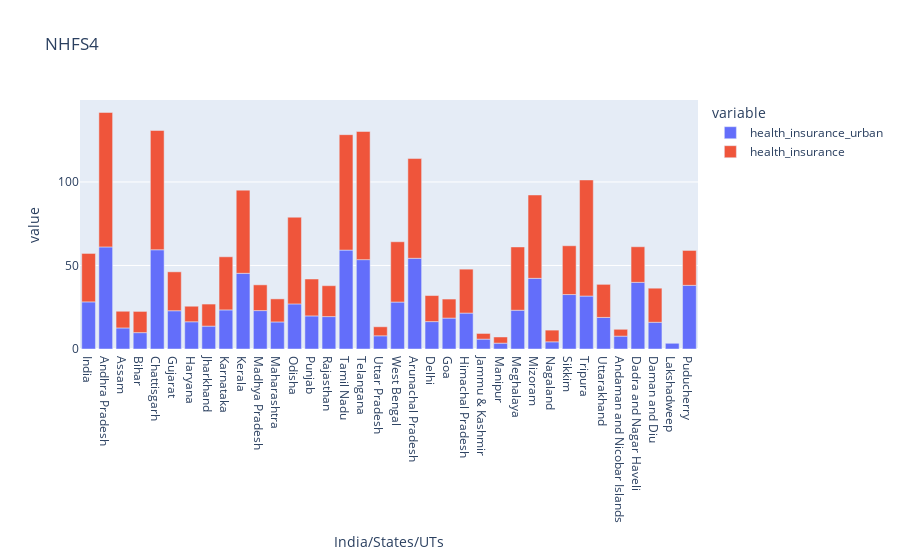

The notebook cell this image was saved under:
### Code cell
import plotly.express as px
fig = px.bar(z, x="India/States/UTs", y=["health_insurance_urban", "health_insurance"], title="NHFS4")
fig.show()

### Figure 1 — Plotly figure (JSON) as saved in the notebook; plotly's stock layout.template omitted (floating-point values rounded to 4 significant figures)
{"data": [{"alignmentgroup": "True", "hovertemplate": "variable=health_insurance_urban<br>India/States/UTs=%{x}<br>value=%{y}<extra></extra>", "legendgroup": "health_insurance_urban", "marker": {"color": "#636efa"}, "name": "health_insurance_urban", "offsetgroup": "health_insurance_urban", "orientation": "v", "showlegend": true, "textposition": "auto", "type": "bar", "x": ["India", "Andhra Pradesh", "Assam", "Bihar", "Chattisgarh", "Gujarat", "Haryana", "Jharkhand", "Karnataka", "Kerala", "Madhya Pradesh", "Maharashtra", "Odisha", "Punjab", "Rajasthan", "Tamil Nadu", "Telangana", "Uttar Pradesh", "West Bengal", "Arunachal Pradesh", "Delhi", "Goa", "Himachal Pradesh", "Jammu & Kashmir", "Manipur", "Meghalaya", "Mizoram", "Nagaland", "Sikkim", "Tripura", "Uttarakhand", "Andaman and Nicobar Islands", "Dadra and Nagar Haveli", "Daman and Diu", "Lakshadweep", "Puducherry"], "xaxis": "x", "y": [28.2, 61.1, 12.6, 9.8, 59.4, 22.9, 16.3, 13.7, 23.4, 45.3, 23, 16.2, 27, 19.8, 19.4, 59.2, 53.5, 7.9, 28.1, 54.3, 16.4, 18.5, 21.5, 5.9, 3.5, 23.2, 42.3, 4.3, 32.6, 31.7, 18.9, 7.7, 39.9, 16, 3.6, 38.1], "yaxis": "y"}, {"alignmentgroup": "True", "hovertemplate": "variable=health_insurance<br>India/States/UTs=%{x}<br>value=%{y}<extra></extra>", "legendgroup": "health_insurance", "marker": {"color": "#EF553B"}, "name": "health_insurance", "offsetgroup": "health_insurance", "orientation": "v", "showlegend": true, "textposition": "auto", "type": "bar", "x": ["India", "Andhra Pradesh", "Assam", "Bihar", "Chattisgarh", "Gujarat", "Haryana", "Jharkhand", "Karnataka", "Kerala", "Madhya Pradesh", "Maharashtra", "Odisha", "Punjab", "Rajasthan", "Tamil Nadu", "Telangana", "Uttar Pradesh", "West Bengal", "Arunachal Pradesh", "Delhi", "Goa", "Himachal Pradesh", "Jammu & Kashmir", "Manipur", "Meghalaya", "Mizoram", "Nagaland", "Sikkim", "Tripura", "Uttarakhand", "Andaman and Nicobar Islands", "Dadra and Nagar Haveli", "Daman and Diu", "Lakshadweep", "Puducherry"], "xaxis": "x", "y": [29, 80.5, 10, 12.7, 71.4, 23.3, 9.3, 13.2, 31.8, 49.8, 15.4, 13.8, 51.9, 22.1, 18.5, 69.1, 76.7, 5.4, 36.1, 59.7, 15.6, 11.4, 26.3, 3.4, 3.7, 37.9, 49.9, 7, 29.2, 69.5, 19.8, 4.1, 21.3, 20.4, 0, 20.9], "yaxis": "y"}], "layout": {"barmode": "relative", "legend": {"title": {"text": "variable"}, "tracegroupgap": 0}, "title": {"text": "NHFS4"}, "xaxis": {"anchor": "y", "domain": [0, 1], "title": {"text": "India/States/UTs"}}, "yaxis": {"anchor": "x", "domain": [0, 1], "title": {"text": "value"}}}}
